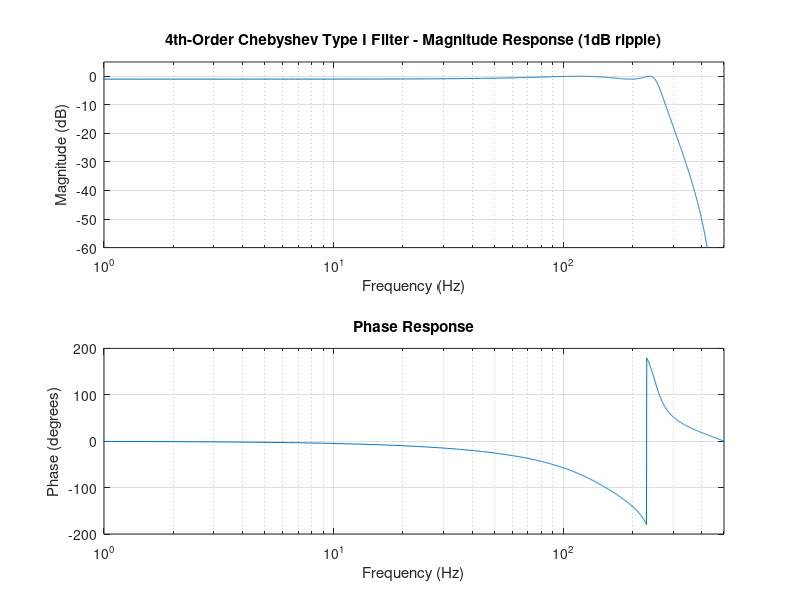

The MATLAB script that drew this image:
% 4th-order Chebyshev Type I filter at 250Hz cutoff with 1dB passband ripple
pkg load signal

% Filter parameters
order = 4;
passband_ripple = 1; % dB
cutoff_freq = 250; % Hz
sampling_freq = 1000; % Hz (must be > 2*cutoff)
nyquist_freq = sampling_freq / 2;
normalized_cutoff = cutoff_freq / nyquist_freq;

% Design Chebyshev Type I filter
% Type I allows ripple in the passband and has a maximally flat stopband.
[b, a] = cheby1(order, passband_ripple, normalized_cutoff, 'low');

% Frequency response
[h, w] = freqz(b, a, 1024, sampling_freq);

% Plot magnitude response
figure;
subplot(2,1,1);
semilogx(w, 20*log10(abs(h)));
title('4th-Order Chebyshev Type I Filter - Magnitude Response (1dB ripple)');
xlabel('Frequency (Hz)');
ylabel('Magnitude (dB)');
grid on;
xlim([1 500]);
ylim([-60 5]);

% Plot phase response
subplot(2,1,2);
semilogx(w, angle(h)*180/pi);
title('Phase Response');
xlabel('Frequency (Hz)');
ylabel('Phase (degrees)');
grid on;
xlim([1 500]);
